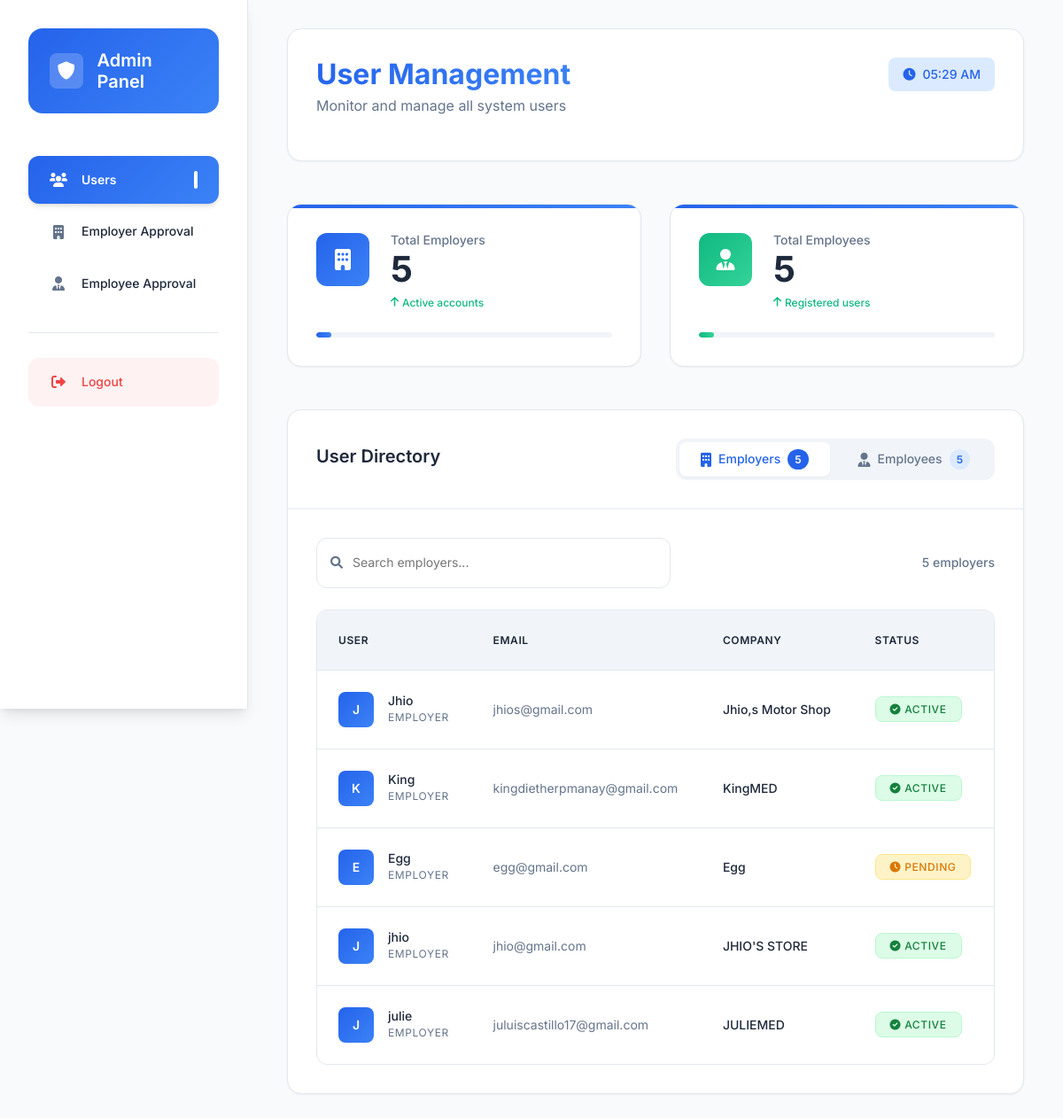
The page /secret-admin/dashboard/ (signed in) on the database its author committed.
### employer/models.py (models this page shows, shortened)
class Employer(models.Model):
    REGISTRATION_TYPE_CHOICES = [
        ('SEC', 'SEC Registration'),
        ('DTI', 'DTI Registration'),
        ('BRGY', 'Barangay Clearance'),
        ('MAYOR', 'Mayor\'s Permit / Business Permit'),
        ('BIR', 'BIR Certificate of Registration (Form 2303)'),
        ('SANITARY', 'Sanitary Permit / Health Permit'),
        ('FDA', 'BFAD / FDA Permit'),
        ('LABEL', 'DTI or FDA Labeling Compliance'),
    ]
    username = models.CharField(max_length=100, unique=True)
    email = models.EmailField(unique=True)
    password = models.CharField(max_length=128)
    company_name = models.CharField(max_length=255, blank=True)
    company_description = models.TextField(blank=True)
    company_website = models.URLField(blank=True)
    company_location = models.CharField(max_length=255, blank=True)
    latitude = models.FloatField(null=True, blank=True)
    longitude = models.FloatField(null=True, blank=True)
    industry = models.CharField(max_length=100, blank=True)
    registration_types = models.CharField(
        max_length=255,
        blank=True,
        help_text='Selected registration types'
    )
    business_permit = models.FileField(
        upload_to='business_permits/',
        validators=[validate_file_extension, validate_file_size],
        blank=True,
        null=True,
        help_text='Upload your business permit (PDF, JPG, JPEG, or PNG, max 10MB)'
    )
    registration_document = models.FileField(
        upload_to='registration_documents/',
        validators=[validate_file_extension, validate_file_size],
        blank=True,
        null=True,
        help_text='Upload your SEC/DTI registration document (PDF, JPG, JPEG, or PNG, max 10MB)'
    )
    registration_number = models.CharField(
        max_length=50,
        blank=True,
        help_text='Your SEC/DTI registration number'
    )
    registration_date = models.DateField(
        null=True,
        blank=True,
        help_text='Date of SEC/DTI registration'
    )
    barangay_clearance = models.FileField(
        upload_to='barangay_clearances/',
        validators=[validate_file_extension, validate_file_size],
        blank=True,
        null=True,
        help_text='Upload your Barangay Clearance (PDF, JPG, JPEG, or PNG, max 10MB)'
    )
    mayors_permit = models.FileField(
        upload_to='mayors_permits/',
        validators=[validate_file_extension, validate_file_size],
        blank=True,
        null=True,
        help_text='Upload your Mayor\'s Permit (PDF, JPG, JPEG, or PNG, max 10MB)'
    )
    bir_certificate = models.FileField(
        upload_to='bir_certificates/',
        validators=[validate_file_extension, validate_file_size],
        blank=True,
        null=True,
        help_text='Upload your BIR Certificate (Form 2303) (PDF, JPG, JPEG, or PNG, max 10MB)'
    )
    sanitary_permit = models.FileField(
        upload_to='sanitary_permits/',
        validators=[validate_file_extension, validate_file_size],
        blank=True,
        null=True,
        help_text='Upload your Sanitary Permit (PDF, JPG, JPEG, or PNG, max 10MB)'
    )
    fda_permit = models.FileField(
        upload_to='fda_permits/',
        validators=[validate_file_extension, validate_file_size],
        blank=True,
        null=True,
        help_text='Upload your FDA Permit (PDF, JPG, JPEG, or PNG, max 10MB)'
    )
    labeling_compliance = models.FileField(
        upload_to='labeling_compliance/',
        validators=[validate_file_extension, validate_file_size],
        blank=True,
        null=True,
        help_text='Upload your DTI or FDA Labeling Compliance (PDF, JPG, JPEG, or PNG, max 10MB)'
    )
    last_login = models.DateTimeField(null=True, blank=True)
    date_joined = models.DateTimeField(default=timezone.now)
    is_active = models.BooleanField(default=True)
    is_verified = models.BooleanField(default=False)
    is_approved = models.BooleanField(default=False)
    approval_date = models.DateTimeField(null=True, blank=True)
    rejection_reason = models.TextField(blank=True, null=True)

### admin_panel/views.py (the view)
# urls.py: path('dashboard/', views.admin_dashboard, name='dashboard'),
@login_required
@user_passes_test(is_admin)
def admin_dashboard(request):
    try:
        employees = Employee.objects.all().order_by('-date_joined')
        employers = Employer.objects.all().order_by('-date_joined')
        context = {
            'employees': employees,
            'employers': employers,
        }
        return render(request, 'admin_panel/dashboard.html', context)
    except Exception as e:
        messages.error(request, f'Error loading dashboard: {str(e)}')
        return render(request, 'admin_panel/dashboard.html', {'employees': [], 'employers': []})

### admin_panel/views.py (called while the page is built)
def is_admin(user):
    return user.is_authenticated and user.is_admin

### admin_panel/templates/admin_panel/dashboard.html (shortened to what this page needs)
{% extends "base.html" %}
{% load static %}
{% block extra_css %}
<link rel="stylesheet" href="{% static 'css/admin_panel.css' %}">
{% endblock %}
{% block content %}
<div class="admin-dashboard container-fluid">
    <aside class="sidebar">
        <div class="sidebar-header">
            <div class="logo-container">
                <div class="logo-icon">
                    <i class="fas fa-shield-alt"></i>
                </div>
                <h2>Admin Panel</h2>
            </div>
        </div>
        <nav class="sidebar-nav">
            <a href="{% url 'admin_panel:dashboard' %}" class="nav-item active">
                <div class="nav-icon">
                    <i class="fas fa-users"></i>
                </div>
                <span>Users</span>
                <div class="nav-indicator"></div>
            </a>
            <a href="{% url 'admin_panel:approvals' %}" class="nav-item">
                <div class="nav-icon">
                    <i class="fas fa-building"></i>
                </div>
                <span>Employer Approval</span>
            </a>
            <a href="{% url 'admin_panel:employee_approvals' %}" class="nav-item">
                <div class="nav-icon">
                    <i class="fas fa-user-tie"></i>
                </div>
                <span>Employee Approval</span>
            </a>
            <div class="nav-divider"></div>
            <a href="{% url 'admin_panel:logout' %}" class="nav-item logout-item">
                <div class="nav-icon">
                    <i class="fas fa-sign-out-alt"></i>
                </div>
                <span>Logout</span>
            </a>
        </nav>
    </aside>
    <main class="main-content">
        <div class="content-header">
            <div class="header-content">
                <div class="header-text">
                    <h1>User Management</h1>
                    <p>Monitor and manage all system users</p>
                </div>
                <div class="header-actions">
                    <div class="current-time">
                        <i class="fas fa-clock"></i>
                        <span id="current-time"></span>
                    </div>
                </div>
            </div>
        </div>
        <div class="stats-grid">
            <div class="stat-card employer-card">
                <div class="stat-content">
                    <div class="stat-icon">
                        <i class="fas fa-building"></i>
                    </div>
                    <div class="stat-details">
                        <h3>Total Employers</h3>
                        <div class="stat-number">{{ employers|length }}</div>
                        <div class="stat-trend">
                            <i class="fas fa-arrow-up"></i>
                            <span>Active accounts</span>
                        </div>
                    </div>
                </div>
                <div class="stat-progress">
                    <div class="progress-bar employer-progress"></div>
                </div>
            </div>
            <div class="stat-card employee-card">
                <div class="stat-content">
                    <div class="stat-icon">
                        <i class="fas fa-user-tie"></i>
                    </div>
                    <div class="stat-details">
                        <h3>Total Employees</h3>
                        <div class="stat-number">{{ employees|length }}</div>
                        <div class="stat-trend">
                            <i class="fas fa-arrow-up"></i>
                            <span>Registered users</span>
                        </div>
                    </div>
                </div>
                <div class="stat-progress">
                    <div class="progress-bar employee-progress"></div>
                </div>
            </div>
        </div>
        <div class="tabs-section">
            <div class="tabs-header">
                <h2>User Directory</h2>
                <div class="tabs-nav">
                    <button class="tab-btn active" data-tab="employers">
                        <i class="fas fa-building"></i>
                        <span>Employers</span>
                        <span class="tab-count">{{ employers|length }}</span>
                    </button>
                    <button class="tab-btn" data-tab="employees">
                        <i class="fas fa-user-tie"></i>
                        <span>Employees</span>
                        <span class="tab-count">{{ employees|length }}</span>
                    </button>
                </div>
            </div>
            <div id="employers-content" class="tab-content active">
                <div class="table-card">
                    <div class="table-header">
                        <div class="search-container">
                            <div class="search-box">
                                <i class="fas fa-search"></i>
                                <input type="text" placeholder="Search employers..." class="search-input">
                            </div>
                        </div>
                        <div class="table-meta">
                            <span class="total-count">{{ employers|length }} employers</span>
                        </div>
                    </div>
                    <div class="table-container">
                        <table class="data-table">
                            <thead>
                                <tr>
                                    <th>User</th>
                                    <th>Email</th>
                                    <th>Company</th>
                                    <th>Status</th>
                                </tr>
                            </thead>
                            <tbody>
                                {% for employer in employers %}
                                <tr class="table-row" data-employer-id="{{ employer.id }}">
                                    <td>
                                        <div class="user-cell">
                                            <div class="user-avatar employer-avatar">
                                                {{ employer.username|make_list|first|upper }}
                                            </div>
                                            <div class="user-info">
                                                <span class="user-name">{{ employer.username }}</span>
                                                <span class="user-type">Employer</span>
                                            </div>
                                        </div>
                                    </td>
                                    <td class="email-cell">{{ employer.email }}</td>
                                    <td class="company-cell">{{ employer.company_name }}</td>
                                    <td>
                                        {% if employer.is_approved %}
                                            <span class="status-badge status-active">
                                                <i class="fas fa-check-circle"></i>
                                                Active
                                            </span>
                                        {% else %}
                                            <span class="status-badge status-inactive">
                                                <i class="fas fa-clock"></i>
                                                Pending
                                            </span>
                                        {% endif %}
                                    </td>
                                </tr>
                                {% endfor %}
                            </tbody>
                        </table>
                    </div>
                </div>
            </div>
        </div>
    </main>
</div>
{% endblock %}

### static/css/auth.css (style rules this page uses)
:root { --primary-blue: #3144a2; --primary-dark: #263481; --primary-light: #5a6ac5; --light-gray: #bcbdbd; --lighter-gray: #f5f7fa; --black: #000000; --dark-gray: #4a4a4a; --light-blue: #7987c2; --white: #ffffff; --error-red: #e53e3e; --success-green: #38a169; --border-radius: 12px; --box-shadow: 0 10px 25px rgba(0, 0, 0, 0.1); --transition: all 0.3s ease; }
body { font-family: "Montserrat", sans-serif; margin: 0; padding: 0; min-height: 100vh; background-color: var(--lighter-gray); display: flex; align-items: center; justify-content: center; }

### rows shown on the page
Employer: username|make_list "J", username "Jhio", email "jhios@gmail.com", company_name "Jhio,s Motor Shop", is_approved True (drawn)
Employer: username|make_list "K", username "King", email "kingdietherpmanay@gmail.com", company_name "KingMED", is_approved True (drawn)
Employer: username|make_list "E", username "Egg", email "egg@gmail.com", company_name "Egg", is_approved False (drawn)
Employer: username|make_list "J", username "jhio", email "jhio@gmail.com", company_name "JHIO'S STORE", is_approved True (drawn)
Employer: username|make_list "J", username "julie", email "juluiscastillo17@gmail.com", company_name "JULIEMED", is_approved True (drawn)

### other values the page prints
{{ employers|length }} "5"
{{ employees|length }} "5"
